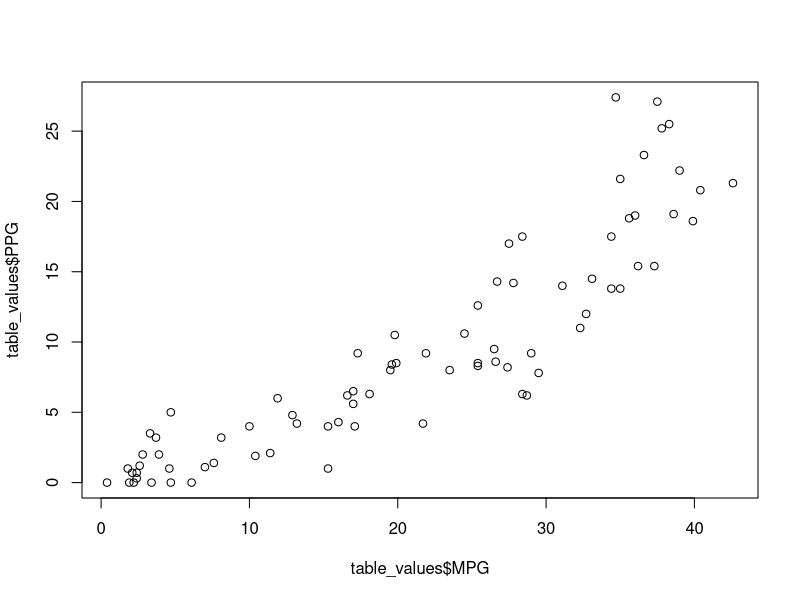
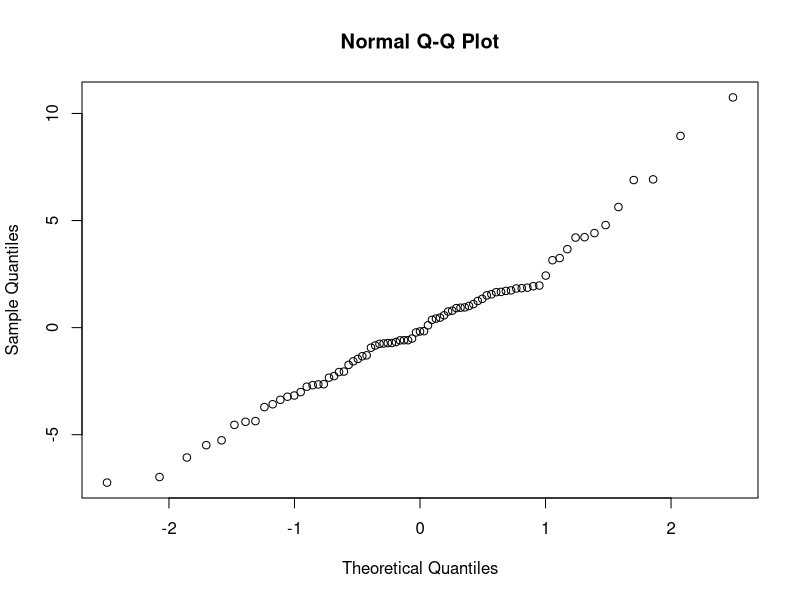
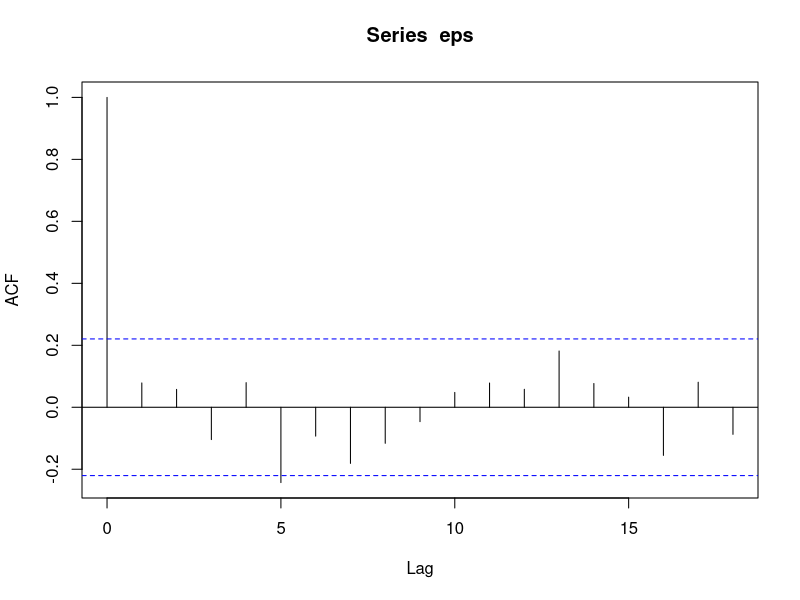
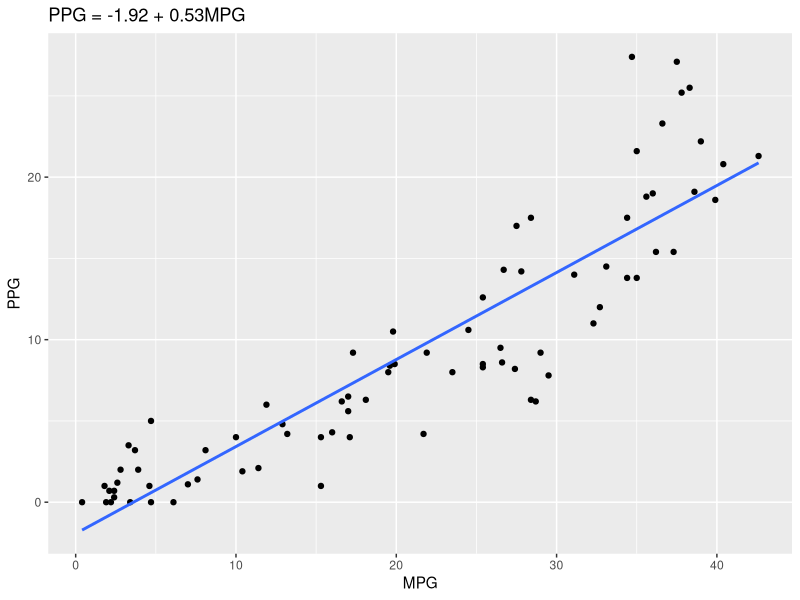
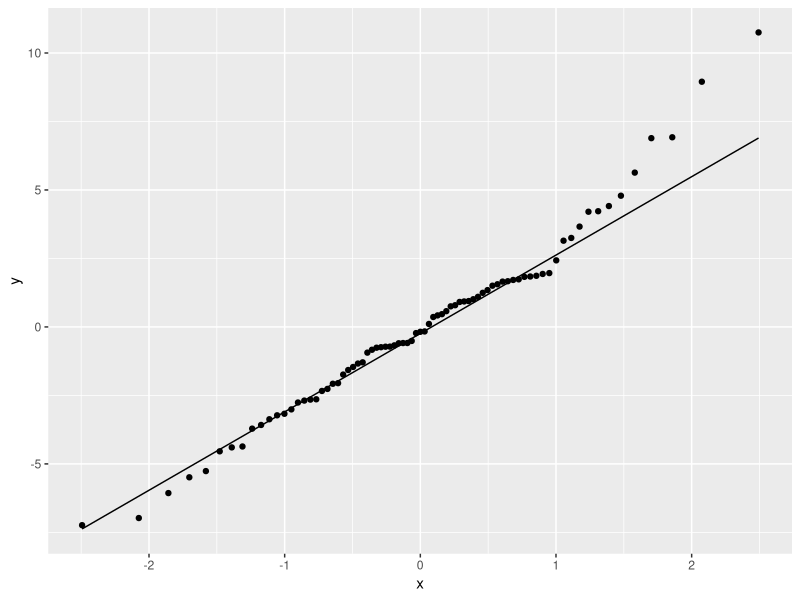
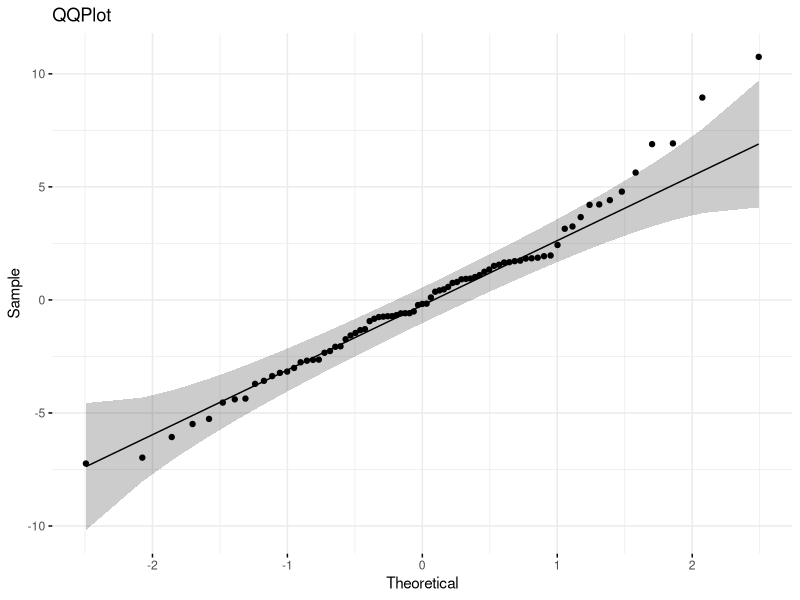

The R source for these figures, in order:
table_values <- read.csv("./nba_stats.csv")

plot(table_values$MPG, table_values$PPG)

l_model <- summary(lm(formula = PPG ~ MPG, data = table_values))

fx <- function(x) l_model$coefficients[1] + l_model$coefficients[2] * x

eps <- table_values$PPG - fx(table_values$MPG)

summary(eps)

### Validacion de Modelo ###
## Normalidad de los Residuos
library(tseries)
library(nortest)
jarque.bera.test(eps)
shapiro.test(eps)
ad.test(eps)
ks.test(eps, "pnorm")
qqnorm(eps)
## Significancia del Modelo
t.test(eps, mu = 0)
## Prueba de Independencia
acf(eps)
library(lmtest)
dwtest(table_values$PPG ~ table_values$MPG)

### Graph ###
library(ggplot2)

ggplot(table_values, aes(MPG, PPG)) +
    geom_point() +
    geom_smooth(method = "lm", se = FALSE) +
    ggtitle("PPG = -1.92 + 0.53MPG")

ggplot(as.data.frame(eps), aes(sample = eps)) +
    stat_qq(distribution = stats::qnorm) +
    stat_qq_line(distribution = stats::qnorm)

library(ggpubr)

theme_set(theme_minimal())

png("plot2.png")
ggqqplot(as.data.frame(eps), x = "eps",
    ggtheme = theme_minimal(),
    title = "QQPlot")
dev.off()
